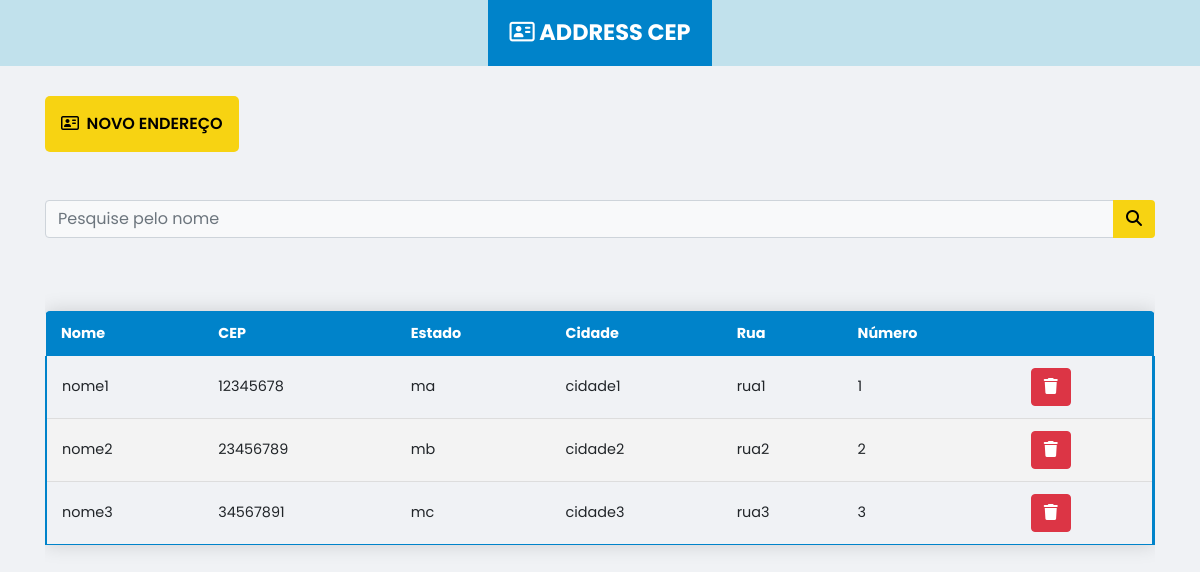
The page / on the database its author committed.
### tables this page shows
CREATE TABLE IF NOT EXISTS `address` (
  `id` int(11) NOT NULL AUTO_INCREMENT,
  `nome` varchar(255) NOT NULL,
  `cep` int(8) NOT NULL,
  `estado` varchar(2) NOT NULL,
  `cidade` varchar(255) NOT NULL,
  `rua` varchar(255) NOT NULL,
  `numero` int(6) NOT NULL,
  PRIMARY KEY (`id`)
);

### function.php (called while the page is built)
<?php
class Address
{
    private $mysql;
    public function __construct(mysqli $mysql)
    {
        $this->mysql = $mysql;
    }
    public function exibirTodos(): array
    {
        $resultado = $this->mysql->query('SELECT id, nome, cep, estado, cidade, rua, numero FROM address');
        $addresses = $resultado->fetch_all(MYSQLI_ASSOC);
        return $addresses;
    }
}

### index.php (the view, shortened to what this page needs)
<?php
require 'config.php';
include 'function.php';
$address = new Address($mysql);
$addresses = $address->exibirTodos();
?>
<!DOCTYPE html>
<html lang="pt">
<head>
    <link rel="stylesheet" href="https://cdn.jsdelivr.net/npm/bootstrap@4.6.0/dist/css/bootstrap.min.css"
>
    <link rel="stylesheet" href="./css/style.css">
</head>
<body>
    <header class="all-navbar">
        <div class="container">
            <nav class="navbar">
                <a class="navbar-brand pr-0 mr-0" href="#">
                    <i class="far fa-address-card"></i>
                    address cep
                </a>
            </nav>
        </div>
    </header>
    <div class="container">
        <a href="#" onclick="Modal.open()" class="button new add__btn">
            <i class="far fa-address-card"></i>&nbsp;
            NOVO ENDEREÇO
        </a>
        <form method="get" action="{% url 'busca' %}">
            <div class="input-group my-5">
                <input type="search" class="form-control bg-light" placeholder="Pesquise pelo nome"
                    aria-label="pesquisar contato" aria-describedby="button-addon" value="" name="termo">
                <div class="input-group-append">
                    <button class="btn search__btn" type="submit" id="button-addon">
                        <i class="fas fa-search"></i>
                    </button>
                </div>
            </div>
        </form>
        <section id="table-overflow">
            <table id="tbl" class="content-table">
                <thead>
                    <tr>
                        <th>Nome</th>
                        <th>CEP</th>
                        <th>Estado</th>
                        <th>Cidade</th>
                        <th>Rua</th>
                        <th>Número</th>
                        <th></th>
                    </tr>
                </thead>
                <tbody>
                    <?php foreach ($addresses as $address) : ?>
                    <tr>
                        <td><?php echo $address['nome']; ?></td>
                        <td><?php echo $address['cep']; ?></td>
                        <td><?php echo $address['estado']; ?></td>
                        <td><?php echo $address['cidade']; ?></td>
                        <td><?php echo $address['rua']; ?></td>
                        <td><?php echo $address['numero']; ?></td>
                        <td><button type="button" onclick="removeLine(this)" class="btn btn-danger">
                            <i class="fas fa-trash"></i>
                        </button></td>
                    </tr>
                    <?php endforeach; ?>
                </tbody>
            </table>
        </section>
    </div>
</body>
</html>

### css/style.css (style rules this page uses)
html { scroll-behavior: smooth; }
* { margin: 0; padding: 0; box-sizing: border-box; }
body { background: #f0f2f5; font-family: 'Poppins', sans-serif }
a { text-decoration: none; }
.all-navbar { margin: 0 auto; background-color: #c1e1ec; width: 100%; }
.navbar { display: flex; justify-content: center; margin: 0; padding: 0; }
.navbar-brand { background-color: #0083ca; text-align: center; min-width: 14rem; color: white; padding-top: 1rem; padding-bottom: 1rem; text-transform: uppercase; font-size: 1.4rem; font-weight: bold; cursor: pointer; transition: all 0.5s ease; }
.search__btn { background-color: #f7d312; color: black; }
#table-overflow { display: block; width: 100%; overflow-x: auto !important; }
.content-table { border-collapse: collapse; margin: 25px 0; font-size: 0.9em; min-width: 400px; border-radius: 5px 5px 0 0; overflow: hidden; box-shadow: 0 0 20px rgba(0, 0, 0, 0.15); width: 100%; }
.content-table thead tr { background-color: #0083ca; color: #ffffff; text-align: left; font-weight: bold; }
.content-table th, .content-table td { padding: 12px 15px; white-space: nowrap; }
.content-table tbody tr { border-bottom: 1px solid #dddddd; border-left: 2px solid #0083ca; border-right: 3px solid #0083ca; }
.content-table tbody tr:nth-of-type(even) { background-color: #f3f3f3; }
.content-table tbody tr:last-of-type { border-bottom: 1px solid #0083ca; }
.add__btn { display: inline-block; background-color: #f7d312; color: black; font-weight: 600; font-stretch: condensed; text-decoration: none !important; margin-top: 30px; padding: 16px; border-radius: 5px; cursor: pointer; transition: all ease 0.8s; }
input { border: gray; border-radius: 0.2rem; padding: 0.45rem; width: 100%; }
.input-group { border-radius: 0.2rem; width: 100%; }

### rows shown on the page
address: nome "nome1", cep "12345678", estado "ma", cidade "cidade1", rua "rua1", numero "1"
address: nome "nome2", cep "23456789", estado "mb", cidade "cidade2", rua "rua2", numero "2"
address: nome "nome3", cep "34567891", estado "mc", cidade "cidade3", rua "rua3", numero "3"
